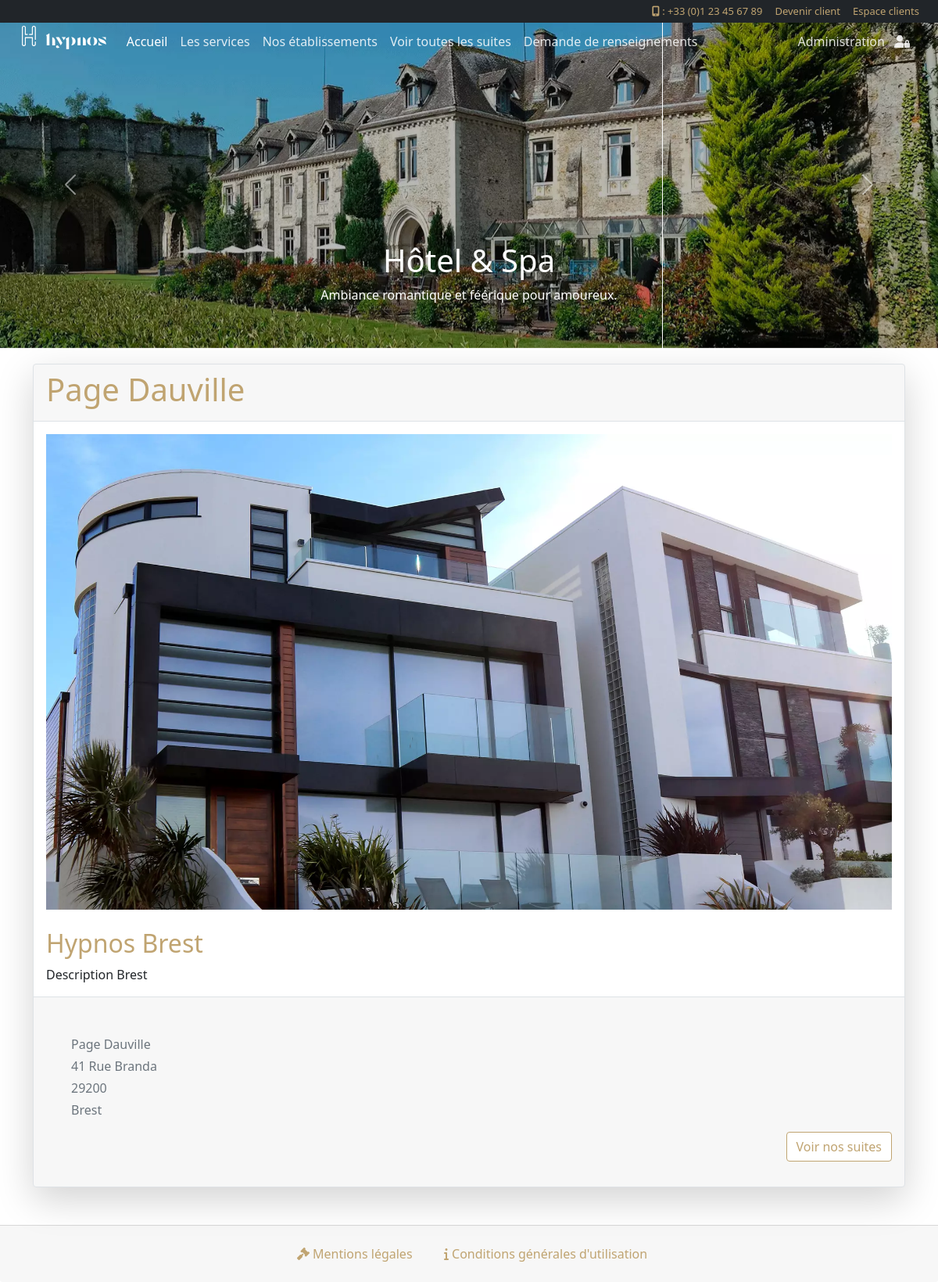
/resort.php?pageid=7, run on the app's committed database.
### tables this page shows
CREATE TABLE `pages_resort` (
  `pageid` int(11) NOT NULL,
  `pagename` varchar(100) NOT NULL,
  `pagetitle` varchar(255) NOT NULL,
  `pagedescription` text NOT NULL,
  `pageaddress` text NOT NULL,
  `pagezipcode` int(10) NOT NULL,
  `pagecity` varchar(100) NOT NULL,
  `pageimage` varchar(100) NOT NULL,
  `resortid` int(11) DEFAULT NULL,
  `createdate` timestamp NOT NULL DEFAULT current_timestamp(),
  `updatedate` timestamp NOT NULL DEFAULT current_timestamp() ON UPDATE current_timestamp()
);

### resort.php (the view, shortened to what this page needs)
<?php
include('includes/config.php');
?>
<!DOCTYPE HTML>
  <html>
    <head>
      <link href="https://cdn.jsdelivr.net/npm/bootstrap@5.1.3/dist/css/bootstrap.min.css" rel="stylesheet">
      <link href="css/mobile.css" rel="stylesheet" type="text/css" />
      <link href="css/hypnos.css" rel="stylesheet" type="text/css" />
      <link href="css/scrollToTop.css" rel="stylesheet" type="text/css" />
    </head>
  <body>
    <?php include('includes/header.php');?>
    <main class="main">
      <?php
        $pageid = $_GET['pageid'];
        $sql = "SELECT * from pages_resort where pageid = '".$pageid."'";
        $query = $dbh->prepare($sql);
        $query->execute();
        $results=$query->fetchAll(PDO::FETCH_OBJ);
      if($query->rowCount() == 0)
        echo "<br/>La page ID n'existe pas : ".$pageid;
      else
      {
      foreach($results as $result)
      {
          ?>
      <div class="container-fluid mt-5 p-0">
        <div class="container my-5">
          <div class="card shadow-lg border">
            <div class="container-fluid card-header border-bottom mx-auto">
              <h1><?php echo htmlentities($result->pagename);?></h1>
            </div>
            <div class="card-body">
              <img src="admin/pagesimages/<?php echo htmlentities($result->pageimage);?>" alt="Hôtel hypnos group" class="img-fluid mb-4">
              <div class="card-title">
                <h2><?php echo htmlentities($result->pagetitle);?></h2>
              </div>
                <p class="card-text"><?php echo htmlentities($result->pagedescription);?></p>
            </div>
            <div class="card-footer border-top ps-5 pt-5">
              <p class="text-muted mb-1"><?php echo htmlentities($result->pagename);?></p>
              <p class="text-muted mb-1"><?php echo htmlentities($result->pageaddress);?></p>
              <p class="text-muted mb-1"><?php echo htmlentities($result->pagezipcode);?></p>
              <p class="text-muted"><?php echo htmlentities($result->pagecity);?></p>
              <div class="d-flex justify-content-end">
                <a class="btn btn-hypnos mb-4" href="suites-list.php?idhotel=<?php echo $result->resortid;?>">Voir nos suites</a>
              </div>
            </div>
          </div>
        </div>
      </div>
      <?php } ?>
    </main>
    <?php include('includes/footer.php');?>
  </body>
</html>
<?php } ?>

### css/hypnos.css (style rules this page uses)
body { height: 100vh; z-index: 0; }
html { scrollbar-width: none }
.main { top: 100px; }
h1 { color: rgb(192, 164, 113); font-weight: 500 }
h2 { color: rgb(192, 164, 113); font-weight: 500 }
.btn-hypnos { color: rgb(192, 164, 113); background-color: #fff; border-color: rgb(192, 164, 113) }

### data on the page
pages_resort: pagename "Page Dauville", pageimage (picture), pagetitle "Hypnos Brest", pagedescription "Description Brest", pageaddress "41 Rue Branda", pagezipcode "29200", pagecity "Brest"
